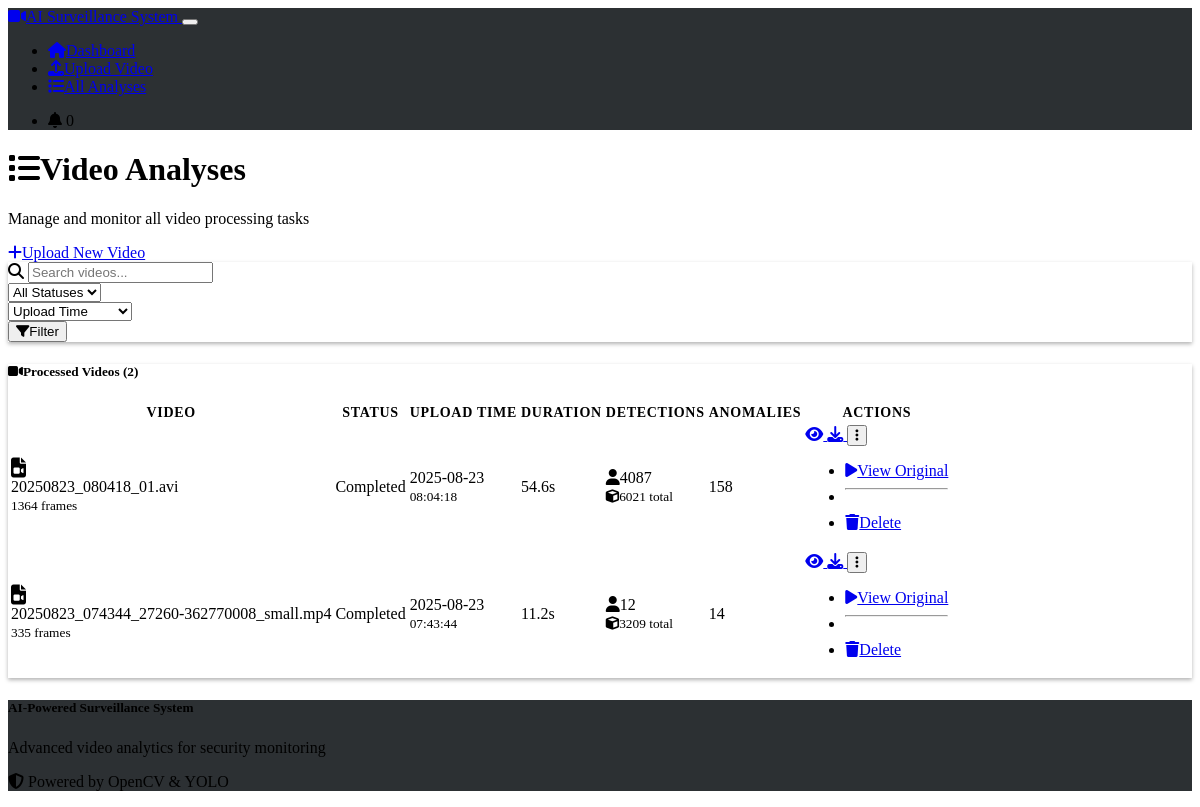
Page /dashboard on the earlier database version.
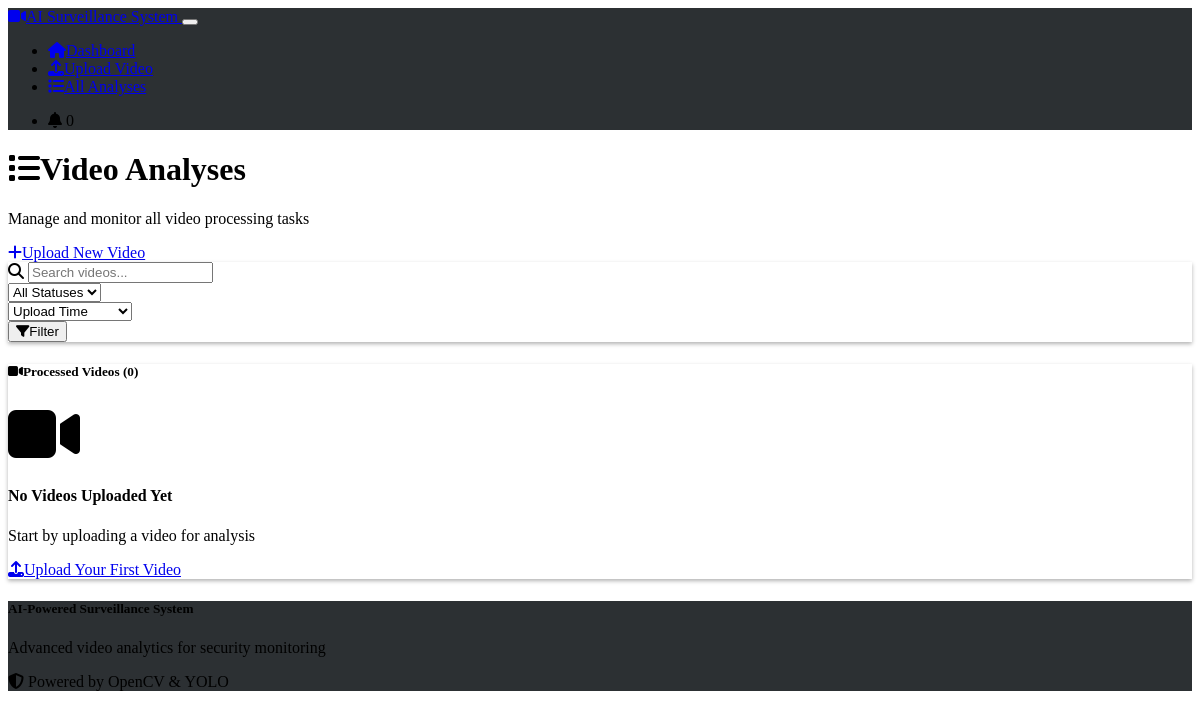
Same page on the later database version.
### models.py (models this page shows, shortened)
class VideoAnalysis(db.Model):
    id = db.Column(db.Integer, primary_key=True)
    filename = db.Column(db.String(255), nullable=False)
    upload_time = db.Column(db.DateTime, default=datetime.utcnow)
    processing_status = db.Column(db.String(50), default='pending')  # pending, processing, completed, failed
    total_frames = db.Column(db.Integer)
    processed_frames = db.Column(db.Integer, default=0)
    duration = db.Column(db.Float)
    file_path = db.Column(db.String(500))
    processed_video_path = db.Column(db.String(500))
    total_objects_detected = db.Column(db.Integer, default=0)
    total_persons_detected = db.Column(db.Integer, default=0)
    total_anomalies = db.Column(db.Integer, default=0)

### routes.py (the view)
@app.route('/dashboard')
def dashboard():
    analyses = VideoAnalysis.query.order_by(VideoAnalysis.upload_time.desc()).all()
    return render_template('dashboard.html', analyses=analyses)

### templates/dashboard.html (shortened to what this page needs)
{% extends "base.html" %}
{% block content %}
<div class="row mb-4">
    <div class="col-12">
        <div class="d-flex justify-content-between align-items-center">
            <div>
                <h1 class="h2 mb-1">
                    <i class="fas fa-list me-2"></i>Video Analyses
                </h1>
                <p class="text-muted">Manage and monitor all video processing tasks</p>
            </div>
            <a href="{{ url_for('upload_page') }}" class="btn btn-primary">
                <i class="fas fa-plus me-2"></i>Upload New Video
            </a>
        </div>
    </div>
</div>
<div class="row mb-4">
    <div class="col-12">
        <div class="card">
            <div class="card-body">
                <div class="row align-items-center">
                    <div class="col-md-4">
                        <div class="input-group">
                            <span class="input-group-text">
                                <i class="fas fa-search"></i>
                            </span>
                            <input type="text" class="form-control" placeholder="Search videos..." id="searchInput">
                        </div>
                    </div>
                    <div class="col-md-3">
                        <select class="form-select" id="statusFilter">
                            <option value="">All Statuses</option>
                        </select>
                    </div>
                    <div class="col-md-3">
                        <select class="form-select" id="sortBy">
                            <option value="upload_time">Upload Time</option>
                        </select>
                    </div>
                    <div class="col-md-2">
                        <button class="btn btn-outline-secondary w-100" onclick="applyFilters()">
                            <i class="fas fa-filter me-1"></i>Filter
                        </button>
                    </div>
                </div>
            </div>
        </div>
    </div>
</div>
<div class="row">
    <div class="col-12">
        <div class="card">
            <div class="card-header">
                <h5 class="mb-0">
                    <i class="fas fa-video me-2"></i>Processed Videos ({{ analyses|length }})
                </h5>
            </div>
            <div class="card-body">
                {% if analyses %}
                    <div class="table-responsive">
                        <table class="table table-hover">
                            <thead>
                                <tr>
                                    <th>Video</th>
                                    <th>Status</th>
                                    <th>Upload Time</th>
                                    <th>Duration</th>
                                    <th>Detections</th>
                                    <th>Anomalies</th>
                                    <th>Actions</th>
                                </tr>
                            </thead>
                            <tbody id="analysesTable">
                                {% for analysis in analyses %}
                                    <tr data-analysis-id="{{ analysis.id }}">
                                        <td>
                                            <div class="d-flex align-items-center">
                                                <i class="fas fa-file-video fa-lg me-2 text-primary"></i>
                                                <div>
                                                    <div class="fw-bold">{{ analysis.filename }}</div>
                                                    <small class="text-muted">
                                                        {% if analysis.total_frames %}
                                                            {{ analysis.total_frames }} frames
                                                        {% endif %}
                                                    </small>
                                                </div>
                                            </div>
                                        </td>
                                        <td>
                                            <span class="badge bg-{{ 'success' if analysis.processing_status == 'completed' else 'warning' if analysis.processing_status == 'processing' else 'danger' if analysis.processing_status == 'failed' else 'secondary' }}">
                                                {{ analysis.processing_status.title() }}
                                            </span>
                                        </td>
                                        <td>
                                            <div>{{ analysis.upload_time.strftime('%Y-%m-%d') }}</div>
                                            <small class="text-muted">{{ analysis.upload_time.strftime('%H:%M:%S') }}</small>
                                        </td>
                                        <td>
                                            {% if analysis.duration %}
                                                {{ "%.1f"|format(analysis.duration) }}s
                                            {% else %}
                                                <span class="text-muted">-</span>
                                            {% endif %}
                                        </td>
                                        <td>
                                            <div>
                                                <i class="fas fa-user me-1"></i>{{ analysis.total_persons_detected or 0 }}
                                            </div>
                                            <small class="text-muted">
                                                <i class="fas fa-cube me-1"></i>{{ analysis.total_objects_detected or 0 }} total
                                            </small>
                                        </td>
                                        <td>
                                            {% if analysis.total_anomalies %}
                                                <span class="badge bg-warning">
                                                    {{ analysis.total_anomalies }}
                                                </span>
                                            {% else %}
                                                <span class="text-muted">None</span>
                                            {% endif %}
                                        </td>
                                        <td>
                                            <div class="btn-group" role="group">
                                                {% if analysis.processing_status == 'completed' %}
                                                    <a href="{{ url_for('analysis_detail', analysis_id=analysis.id) }}"
                                                       class="btn btn-sm btn-outline-primary"
                                                       title="View Analysis">
                                                        <i class="fas fa-eye"></i>
                                                    </a>
                                                    {% if analysis.processed_video_path %}
                                                        <a href="{{ url_for('serve_processed_video', filename=analysis.processed_video_path.split('/')[-1]) }}"
                                                           class="btn btn-sm btn-outline-success"
                                                           title="Download Processed Video">
                                                            <i class="fas fa-download"></i>
                                                        </a>
                                                    {% endif %}
                                                {% elif analysis.processing_status == 'processing' %}
                                                    <button class="btn btn-sm btn-outline-info"
                                                            onclick="refreshStatus({{ analysis.id }})"
                                                            title="Refresh Status">
                                                        <i class="fas fa-sync-alt"></i>
                                                    </button>
                                                {% elif analysis.processing_status == 'failed' %}
                                                    <button class="btn btn-sm btn-outline-danger"
                                                            onclick="retryProcessing({{ analysis.id }})"
                                                            title="Retry Processing">
                                                        <i class="fas fa-redo"></i>
                                                    </button>
                                                {% endif %}
                                                <button class="btn btn-sm btn-outline-secondary dropdown-toggle"
                                                        data-bs-toggle="dropdown"
                                                        title="More Actions">
                                                    <i class="fas fa-ellipsis-v"></i>
                                                </button>
                                                <ul class="dropdown-menu">
                                                    <li>
                                                        <a class="dropdown-item" href="{{ url_for('serve_video', filename=analysis.filename) }}">
                                                            <i class="fas fa-play me-2"></i>View Original
                                                        </a>
                                                    </li>
                                                    <li><hr class="dropdown-divider"></li>
                                                    <li>
                                                        <a class="dropdown-item text-danger" href="#" onclick="deleteAnalysis({{ analysis.id }})">
                                                            <i class="fas fa-trash me-2"></i>Delete
                                                        </a>
                                                    </li>
                                                </ul>
                                            </div>
                                        </td>
                                    </tr>
                                {% endfor %}
                            </tbody>
                        </table>
                    </div>
                {% else %}
                    <div class="text-center py-5">
                        <i class="fas fa-video fa-4x text-muted mb-3"></i>
                        <h4 class="text-muted">No Videos Uploaded Yet</h4>
                        <p class="text-muted mb-4">Start by uploading a video for analysis</p>
                        <a href="{{ url_for('upload_page') }}" class="btn btn-primary">
                            <i class="fas fa-upload me-2"></i>Upload Your First Video
                        </a>
                    </div>
                {% endif %}
            </div>
        </div>
    </div>
</div>
{% endblock %}

### templates/base.html (shortened to what this page needs)
<!DOCTYPE html>
<html lang="en" data-bs-theme="dark">
<head>
    <link href="https://cdn.replit.com/agent/bootstrap-agent-dark-theme.min.css" rel="stylesheet">
    <link rel="stylesheet" href="https://cdnjs.cloudflare.com/ajax/libs/font-awesome/6.4.0/css/all.min.css">
    <link rel="stylesheet" href="{{ url_for('static', filename='css/custom.css') }}">
</head>
<body>
    <nav class="navbar navbar-expand-lg navbar-dark bg-dark border-bottom">
        <div class="container">
            <a class="navbar-brand" href="{{ url_for('index') }}">
                <i class="fas fa-video me-2"></i>AI Surveillance System
            </a>
            <button class="navbar-toggler" type="button" data-bs-toggle="collapse" data-bs-target="#navbarNav">
            </button>
            <div class="collapse navbar-collapse" id="navbarNav">
                <ul class="navbar-nav me-auto">
                    <li class="nav-item">
                        <a class="nav-link" href="{{ url_for('index') }}">
                            <i class="fas fa-home me-1"></i>Dashboard
                        </a>
                    </li>
                    <li class="nav-item">
                        <a class="nav-link" href="{{ url_for('upload_page') }}">
                            <i class="fas fa-upload me-1"></i>Upload Video
                        </a>
                    </li>
                    <li class="nav-item">
                        <a class="nav-link" href="{{ url_for('dashboard') }}">
                            <i class="fas fa-list me-1"></i>All Analyses
                        </a>
                    </li>
                </ul>
                <ul class="navbar-nav">
                    <li class="nav-item">
                        <span class="navbar-text" id="alert-counter">
                            <i class="fas fa-bell me-1"></i>
                            <span class="badge bg-danger" id="alert-count">0</span>
                        </span>
                    </li>
                </ul>
            </div>
        </div>
    </nav>
    <main class="py-4">
        <div class="container">
            {% block content %}{% endblock %}
        </div>
    </main>
    <footer class="bg-dark text-light py-4 mt-5">
        <div class="container">
            <div class="row">
                <div class="col-md-6">
                    <h5>AI-Powered Surveillance System</h5>
                    <p class="text-muted">Advanced video analytics for security monitoring</p>
                </div>
                <div class="col-md-6 text-md-end">
                    <p class="text-muted">
                        <i class="fas fa-shield-alt me-1"></i>
                        Powered by OpenCV & YOLO
                    </p>
                </div>
            </div>
        </div>
    </footer>
</body>
</html>

### static/css/custom.css (style rules this page uses)
:root { --surveillance-primary: #0d6efd; --surveillance-danger: #dc3545; --surveillance-warning: #ffc107; --surveillance-success: #198754; --surveillance-info: #0dcaf0; --video-overlay-bg: rgba(0, 0, 0, 0.8); --progress-bg: rgba(255, 255, 255, 0.2); --transition-fast: 0.15s ease-in-out; --transition-normal: 0.3s ease-in-out; --transition-slow: 0.5s ease-in-out; }
body { font-feature-settings: "kern" 1, "liga" 1; }
.card { box-shadow: 0 0.125rem 0.25rem rgba(0, 0, 0, 0.3); transition: box-shadow var(--transition-normal); }
.btn { transition: all var(--transition-fast); font-weight: 500; }
.navbar { backdrop-filter: blur(10px); background-color: rgba(33, 37, 41, 0.95) !important; }
.navbar-nav .nav-link { transition: color var(--transition-fast); position: relative; }
footer { margin-top: auto; background-color: rgba(33, 37, 41, 0.95) !important; border-top: 1px solid var(--bs-border-color); }

Differences in the rows shown:
removed VideoAnalysis: filename "20250823_080418_01.avi", total_frames "1364", processing_status "Completed", upload_time "2025-08-23", upload_time "08:04:18", duration "54.6", total_persons_detected "4087", total_objects_detected "6021", total_anomalies "158"
removed VideoAnalysis: filename "20250823_074344_27260-362770008_small.mp4", total_frames "335", processing_status "Completed", upload_time "2025-08-23", upload_time "07:43:44", duration "11.2", total_persons_detected "12", total_objects_detected "3209", total_anomalies "14"
Other differences:
{{ analyses|length }}: "2" → "0"
text no longer shown: "VIDEO STATUS UPLOAD TIME DURATION DETECTIONS ANOMALIES ACTIONS"
text now shown: "No Videos Uploaded Yet Start by uploading a video for analysis Upload Your First Video"
